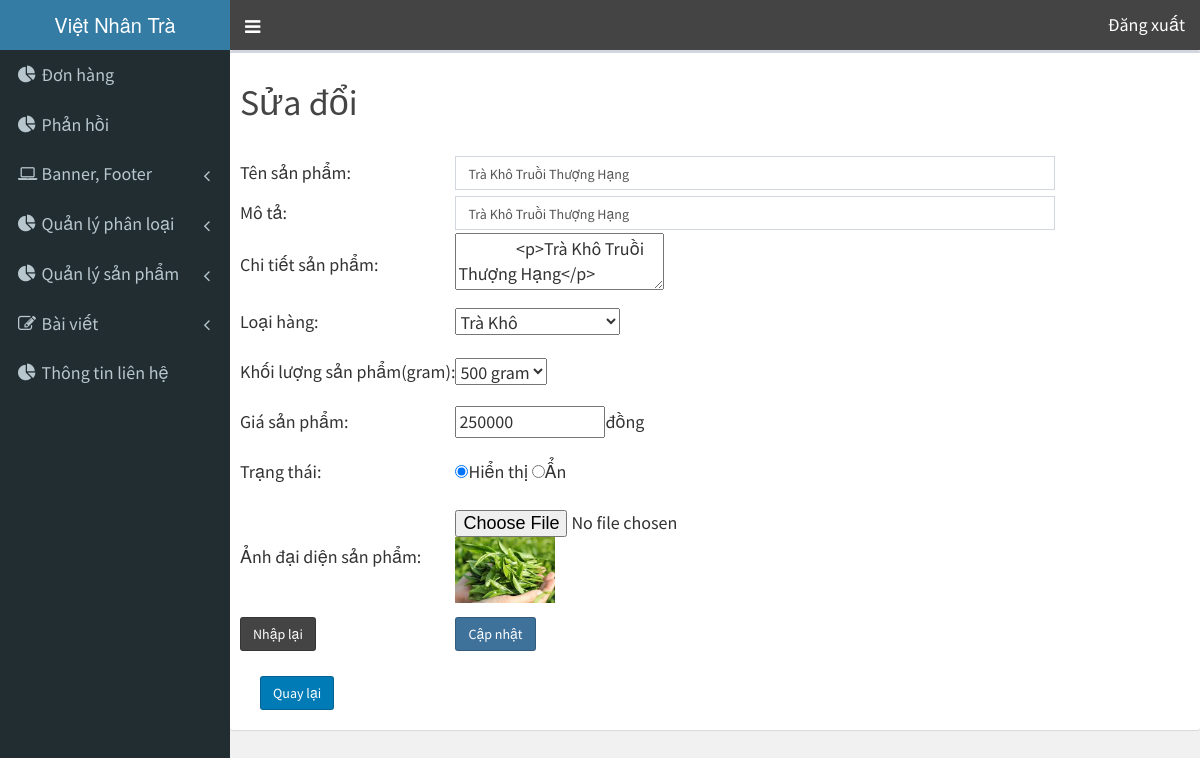
Screenshot of /admin/index.php?page=sua_san_pham&id=15 (signed in) with the database file from the repository.
### tables this page shows
CREATE TABLE `san_pham` (
  `id_sp` int(11) NOT NULL,
  `ten_sp` varchar(100) NOT NULL,
  `id_pl` int(11) NOT NULL,
  `khoi_luong` int(11) NOT NULL,
  `gia` int(11) NOT NULL,
  `trang_thai` tinyint(4) NOT NULL,
  `mo_ta` varchar(100) NOT NULL,
  `hinh_anh` varchar(100) NOT NULL,
  `chi_tiet` varchar(4000) NOT NULL
);

### admin/san_pham/sua_san_pham.php (the view, shortened to what this page needs)
<?php
    if(isset($_REQUEST['id']))
    {
        $id = $_REQUEST['id'];
        $query = "select ten_sp,id_pl,khoi_luong,gia,trang_thai,mo_ta,hinh_anh,chi_tiet from san_pham "
                . "where id_sp = $id";
        $rows = $conn->query($query);
        $sua = $rows->fetch();
    }
?>
<div class="box">
<div class="box-header">
<h1>Sửa đổi</h1>
</div>
<div class="box-body">
<form action="" method="post" enctype="multipart/form-data">
<table>
    <tr style="height: 40px;">
        <td>Tên sản phẩm: </td>
        <td style="width:600px">
            <input type="text" name="ten_sp"  class="form-control" value="<?php if(isset($sua)) echo $sua[0]; ?>"/>
        </td>
    </tr>
    <tr style="height: 40px;">
        <td>Mô tả: </td>
        <td>
            <input type="text" name="mo_ta"  class="form-control" value="<?php if(isset($sua)) echo $sua[5]; ?>"/>
        </td>
    </tr>
    <tr>
        <td>Chi tiết sản phẩm: </td>
        <td>
            <textarea name="chi_tiet" class="ckeditor">
                <?php if(isset($sua)) echo $sua[7]; ?>
            </textarea>
        </td>
    </tr>
    <tr style="height: 50px;">
        <td>Loại hàng: </td>
        <td>
            <select name="id_pl">
            <?php
                $query = "SELECT id_pl, ten_pl FROM phan_loai WHERE 1";
                $rows = $conn->query($query);
                foreach($rows as $k) {
                    $str = "";
                    if($sua[1] == $k[0]){
                        $str = "selected";
                    }
                    echo "<option value='$k[0]' $str>$k[1]</option>";
                }
            ?>
            </select>
        </td>
    </tr>
    <tr style="height: 50px">
        <td>Khối lượng sản phẩm(gram): </td>
        <td >
            <select name="khoi_luong">
                <option value="500" <?php if($sua[2]==500) echo "selected"; ?>>500 gram </option>
            </select>
        </td>
    </tr>
    <tr style="height: 50px">
        <td>Giá sản phẩm: </td>
        <td>
            <input type="text" name="gia" style="width: 150px" value="<?php if(isset($sua)) echo $sua[3]; ?>"><span>đồng</span>
        </td>
    </tr>
    <tr style="height: 50px">
        <td>Trạng thái: </td>
        <td>
            <input type="radio" name="trang_thai" value="1"
                   <?php if(isset($sua) && $sua[4]==1) echo 'checked'; ?>/>Hiển thị
            <input type="radio" name="trang_thai" value="2"
                   <?php if(isset($sua) && $sua[4]==2) echo 'checked'; ?>/>Ẩn
        </td>
    </tr>
    <tr style="height: 120px">
        <td>Ảnh đại diện sản phẩm: </td>
        <td>
            <input type="file" name="hinh_anh">
            <?php
                if(isset($sua[6])) echo "<img src='../image/$sua[6]' width='100px'>";
                echo "<br>";
            ?>
        </td>
    </tr>
    <tr>
            <td>
                <input type="reset" class="btn btn-github" name="btnSubmit" value="Nhập lại"/>
            </td>
            <td>
                <input type="submit" class="btn btn-instagram" name="btnSubmit" value="Cập nhật"/>
            </td>
        </tr>
    </table>
</form>
<br/><p/><a href="index.php?page=bai_viet"class="btn btn-linkedin">Quay lại</a>
    </div></div>

### rows the page displays
san_pham: ten_sp "Trà Khô Truồi Thượng Hạng", mo_ta "Trà Khô Truồi Thượng Hạng", chi_tiet "<p>Trà Khô Truồi Thượng Hạng</p>", khoi_luong "500 gram", gia "250000", trang_thai "☑", hinh_anh (picture)

### other values shown
form field id_pl "Trà Khô"
